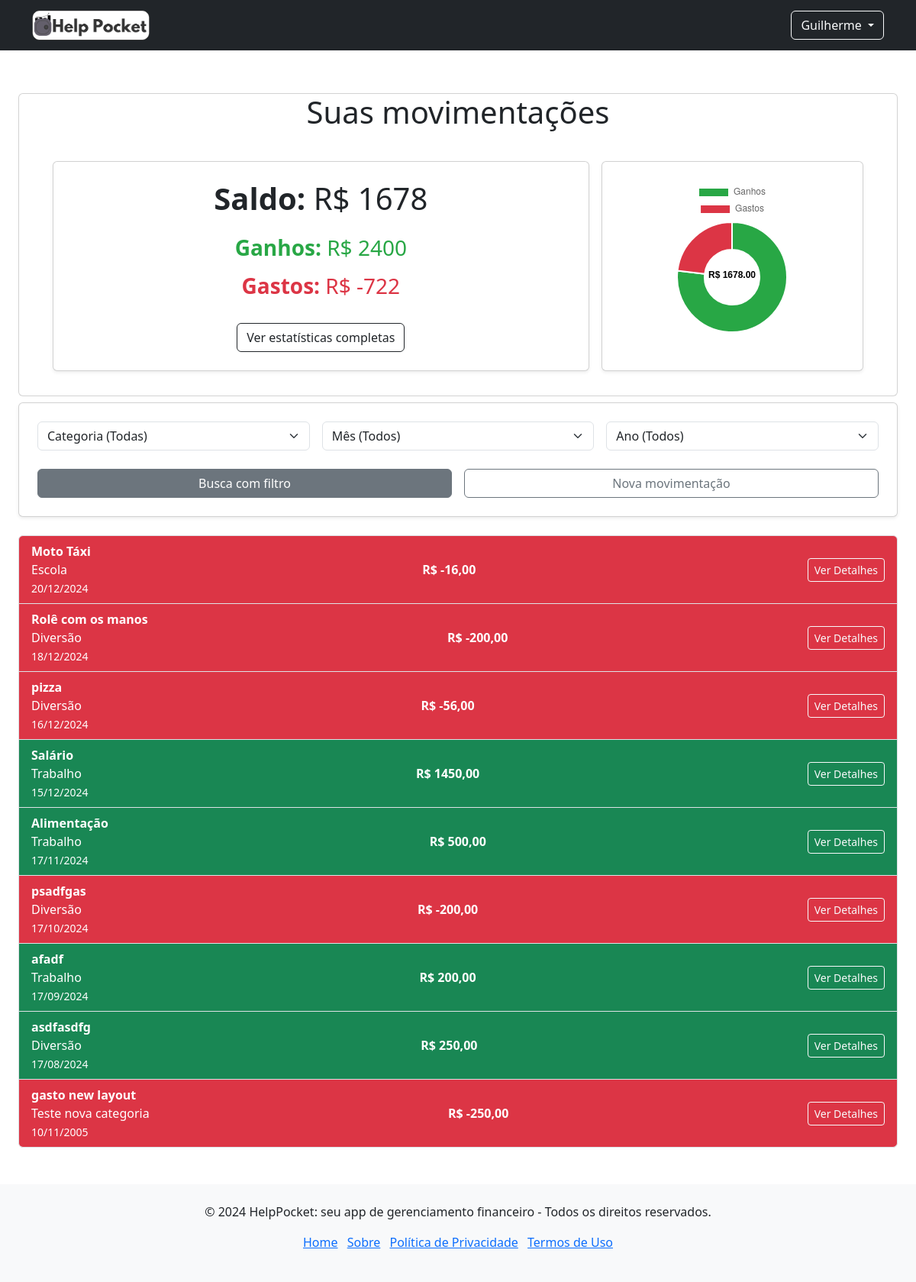
Page /dashboard (signed in) on the committed database.
### core/models.py (models this page shows, shortened)
class Entrada(models.Model):
    usuario = models.ForeignKey(User, on_delete=models.CASCADE)  # Relaciona com o User do Django
    valor = models.DecimalField(max_digits=10, decimal_places=2)
    data_operacao = models.DateField()
    categoria = models.ForeignKey(Categoria, on_delete=models.CASCADE)  # Relaciona com a Categoria
    nome = models.CharField(max_length=100)
    descricao = models.CharField(max_length=255, blank=True, null=True)

class Categoria(models.Model):
    usuario = models.ForeignKey(User, on_delete=models.CASCADE)  # Relaciona com o User do Django
    nome = models.CharField(max_length=50)
    def __str__(self):
        return self.nome

### core/views.py (the view)
# urls.py: path('dashboard', views.dashboard, name='dashboard'),
@login_required(login_url="/sign_in")
def dashboard(request):
    entradas = Entrada.objects.filter(usuario=request.user).order_by('-data_operacao')
    categorias = Categoria.objects.filter(usuario=request.user)
    anos = entradas.dates('data_operacao', 'year', order='DESC')
    meses = entradas.dates('data_operacao', 'month', order='DESC')
    categoria_selecionada = request.GET.get('categoria', 'Todas')
    ano_selecionado = request.GET.get('ano', 'Todos')
    mes_selecionado = request.GET.get('mes', 'Todos')
    if categoria_selecionada != 'Todas':
        entradas = entradas.filter(categoria_id=categoria_selecionada)
    if ano_selecionado != 'Todos':
        entradas = entradas.filter(data_operacao__year=ano_selecionado)
    if mes_selecionado != 'Todos':
        entradas = entradas.filter(data_operacao__month=mes_selecionado)
    entradas = entradas.order_by('-data_operacao')
    ganhos_totais = entradas.filter(valor__gt=0).aggregate(total=Sum('valor'))['total'] or 0
    gastos_totais = entradas.filter(valor__lt=0).aggregate(total=Sum('valor'))['total'] or 0
    saldo_total = entradas.aggregate(total=Sum('valor'))['total'] or 0
    return render(request, 'entrada/dashboard.html', {
        'entradas': entradas,
        'categorias': categorias,
        'anos': anos,
        'meses': meses,
        'categoria_selecionada': categoria_selecionada,
        'ano_selecionado': ano_selecionado,
        'mes_selecionado': mes_selecionado,
        'ganhos_totais': ganhos_totais,
        'gastos_totais': gastos_totais,
        'saldo_total': saldo_total,
    })

### core/templates/entrada/dashboard.html (shortened to what this page needs)
{% extends 'base.html' %}
{% load static %}
{% block content %}
<head>
</head>
<div class=" container-fluid py-5">
    <div class="row">
        <main class="  col-12 px-md-4">
            <div class=" card container-fluid my-2">
                <h1 class=" text-center"> Suas movimentações</h1>
                <div class="row m-4 align-items-stretch">
                    <div class="col-md-8 p-2">
                        <div class="card h-100 p-4 text-center align-items-center shadow-sm">
                            <h1 class="mb-4"><strong>Saldo:</strong> R$ {{ saldo_total }}</h1>
                            <h3 class="mb-3" style="color: #28a745;"><strong>Ganhos:</strong> R$ {{ ganhos_totais }}</h3>
                            <h3 class="mb-3" style="color: #dc3545;"><strong>Gastos:</strong> R$ {{ gastos_totais }}</h3>
                            <div class="mt-3">
                                <a href="{% url 'estatisticas' %}" class="btn btn-outline-dark">Ver estatísticas completas</a>
                            </div>
                        </div>
                    </div>
                    <div class="col-md-4 p-2">
                        <div class="card h-100 p-4 align-items-center text-center shadow-sm">
                            <canvas id="donutChartTodos" width="200" height="200"></canvas>
                        </div>
                    </div>
                </div>
            </div>
                <div class="card p-4 shadow-sm mb-4">
                    <form method="get">
                        <div class="row g-3">
                            <div class="col-md-4">
                                <select id="categoria" name="categoria" class="form-select">
                                    <option value="Todas">Categoria (Todas)</option>
                                </select>
                            </div>
                            <div class="col-md-4">
                                <select id="mes" name="mes" class="form-select">
                                    <option value="Todos">Mês (Todos)</option>
                                </select>
                            </div>
                            <div class="col-md-4">
                                <select id="ano" name="ano" class="form-select">
                                    <option value="Todos">Ano (Todos)</option>
                                </select>
                            </div>
                        </div>
                        <div class="d-flex mt-4 gap-3">
                            <button type="submit" class="btn btn-secondary w-100">Busca com filtro</button>
                            <a href="{% url 'criar_entrada' %}" class="btn btn-outline-secondary  w-100">Nova movimentação</a>
                        </div>
                    </form>
                </div>
            <div class="list-group">
                {% for entrada in entradas %}
                <div class="text-white list-group-item d-flex justify-content-between align-items-center {% if entrada.valor > 0 %}bg-success{% else %}bg-danger{% endif %}">
                    <div>
                        <strong>{{ entrada.nome }}</strong><br>
                        <span class="text-white">{{ entrada.categoria }}</span><br>
                        <small>{{ entrada.data_operacao|date:"d/m/Y" }}</small>
                    </div>
                    <div>
                        <span class="fw-bold">R$ {{ entrada.valor|floatformat:2 }}</span>
                    </div>
                    <a href="{% url 'entrada_detalhes' entrada.id %}" class="btn btn-outline-light btn-sm">Ver Detalhes</a>
                </div>
                {% empty %}
                <div class="alert alert-info text-center" role="alert">
                    Não há registros correspondentes aos filtros.
                </div>
                {% endfor %}
            </div>
            </div>
    </div>
    <script>
        document.addEventListener('DOMContentLoaded', function () {
            criarDonutChart('donutChartTodos', {{ ganhos_totais }}, {{ gastos_totais }}, {{ saldo_total }});
        });
    </script>
{% endblock %}

### core/templates/base.html (shortened to what this page needs)
{% load static %}
<!DOCTYPE html>
<html lang="pt-br">
<head>
    <link href="https://cdn.jsdelivr.net/npm/bootstrap@5.3.3/dist/css/bootstrap.min.css" rel="stylesheet"
>
    <link rel="stylesheet" href="{% static 'app/css/style.css' %}">
</head>
<body>
    <nav class=" navbar navbar-expand-lg navbar-dark bg-dark">
        <div class="container">
            <a class="navbar-brand" href="{% url 'home' %}">
                <img src="{% static 'app/images/HelpPocket/Logo2.png' %}" alt="Logo" height="40">
            </a>
            <div class="collapse navbar-collapse justify-content-end" id="navbarNavDarkDropdown">
                <ul class="navbar-nav">
                    {% if user.is_authenticated %}
                    <li class="nav-item dropdown">
                        <button class="btn btn-outline-light dropdown-toggle" data-bs-toggle="dropdown" aria-expanded="false">
                            {{ user.username }}
                        </button>
                    </li>
                    {% endif %}
                </ul>
            </div>
        </div>
    </nav>
    {% block content %}{% endblock %}
    <footer class="bg-light py-4">
        <div class="container text-center">
            <p>&copy; 2024 HelpPocket: seu app de gerenciamento financeiro - Todos os direitos reservados.</p>
            <ul class="list-inline">
                <li class="list-inline-item"><a href="{% url 'home' %}">Home</a></li>
                <li class="list-inline-item"><a href="{% url 'about' %}">Sobre</a></li>
                <li class="list-inline-item"><a href="{% url 'privacy_policy' %}">Política de Privacidade</a></li>
                <li class="list-inline-item"><a href="{% url 'terms' %}">Termos de Uso</a></li>
            </ul>
        </div>
    </footer>
</body>
</html>

### rows in the picture
Entrada: nome "Moto Táxi", categoria "Escola", data_operacao "20/12/2024", valor "-16,00"
Entrada: nome "Rolê com os manos", categoria "Diversão", data_operacao "18/12/2024", valor "-200,00"
Entrada: nome "pizza", categoria "Diversão", data_operacao "16/12/2024", valor "-56,00"
Entrada: nome "Salário", categoria "Trabalho", data_operacao "15/12/2024", valor "1450,00"
Entrada: nome "Alimentação", categoria "Trabalho", data_operacao "17/11/2024", valor "500,00"
Entrada: nome "psadfgas", categoria "Diversão", data_operacao "17/10/2024", valor "-200,00"
Entrada: nome "afadf", categoria "Trabalho", data_operacao "17/09/2024", valor "200,00"
Entrada: nome "asdfasdfg", categoria "Diversão", data_operacao "17/08/2024", valor "250,00"
Entrada: nome "gasto new layout", categoria "Teste nova categoria", data_operacao "10/11/2005", valor "-250,00"

### other values in the picture
{{ user.username }} "Guilherme"
{{ saldo_total }} "1678"
{{ ganhos_totais }} "2400"
{{ gastos_totais }} "-722"
chart data {{ ganhos_totais }} 2400
chart data {{ gastos_totais }} -722
chart data {{ saldo_total }} 1678
